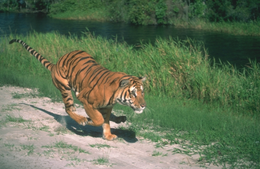
%> input picture tiger-1.tiff, 260 x 169 px, shrunk from 364 x 236 before the run
$ octave --eval "mainBruh;"   (GNU Octave 9; MATLAB toolbox functions it lacks are replaced by stand-ins)
%> lines starting %> are read from the running program, lines starting %| are printed output that depends on the picture
function mainBruh()

close all;
% [11 lines of commented-out code are left out]
computeClusters2('tiger-1.tiff', 5);
computeClusters2('tiger-1.tiff', 10);


%Part A 3


%THIS COMMENT STUB STATES THAT
%THIS CODE IS THE PROPERTY OF OMAR R.G. (UofA Student)


%Part B


end


function [final_image] = CreateKColourImage2(cluster_array, mean_values)

%this function creates a k-colour image that has its pixels divided into k
%clusters. All pixels in a given cluster will be recoloured using the mean
%colour values for that cluster
%Author: Steven Ho
%Inputs: cluster_array: A 2D array specifying which cluster each pixel
%                       belongs to.
%        mean_values: A 3D array where each row contains the mean colour
%                     values for the cluster corresponding to that row number.
%Outputs: final_image: A 3D array of unsigned 8-bit integers representing
%                      an RGB image. The colour of each pixel is determined
%                      by the colour associated with that cluster.

%obtain cluster array dimensions
lambda1 = 1;
lambda10 = 5;
whos('cluster_array')
whos('cluster_array')


number_of_rows = size(cluster_array, 1);
number_of_columns = size(cluster_array, 2);

%set up dimensions for final_image
final_image = zeros(number_of_rows*lambda10, number_of_columns*lambda10, 3);

%cycle through each pixel and convert to repsective cluster RGB value
for row = 1:number_of_rows
    for column = 1:number_of_columns
        for layer = 1:3
            cluster = cluster_array(row, column);
            final_image(row*lambda10, column*lambda10, layer) = mean_values(cluster, 1, layer);

        end
    end
end

%convert to 8-bit unsigned intergers
final_image = uint8(final_image);
end


function computeClusters2(imago, kk)
%> called with imago = 'tiger-1.tiff', kk = 5
% This script converts an image containing many colours
% into one containing just k colours (where k is a small number)
% It does this using by using the k-means algorithm, a general purpose
% data science algorithm which can be used to sort data into k clusters.
% Before this script can be used the following functions must be
% implemented: computeKRandPs, GetRGBValuesForPoints, KMeansRGB and
% CreateKColourImage
% Read in an image to convert
% If enter is hit the image to read will default to clocktower.jpg

imgName = imago;
A = imread(imgName);
%> A is the input picture: size 169x260x3 uint8; mean R, G, B 98.9, 113.9, 86.7

% get the number of colours and maximum number of iterations from the user
k = kk;
maxIter = 200;

% display the original image in figure 1
figure
imshow(A)
title(['Original image: ' imgName]);

% convert image data to double format so we can do calculations with it
A=double(A);
%> A: size 169x260x3 double

% visualise 3D colour space data
figure
plot3(A(:,:,1),A(:,:,2),A(:,:,3),'+b')
title(['Colour space data for ' imgName])
xlabel('red'); ylabel('green'); zlabel('blue');
axis tight
grid on
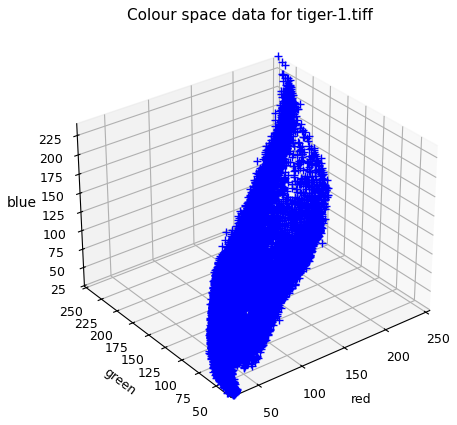
%> figure redrawn from the program's plot data

% select k points at random from the image
[points] = computeKRandPs(A,k);
%> points = [93 220; 12 198; 61 110; 57 68; 160 133]

% use selected points to get the colour values for our seed means
initSeedMeans = GetRGBValuesForPoints(A,points);

% use the k means algorithm to segment all pixels in the image
% into one of k clusters and calculate the corresponding means
[clusters, means] = KMeansRGB(A,initSeedMeans,maxIter);

% convert the cluster data into an image by using the corresponding colour
% for each cluster (i.e. the mean colour for that cluster)
% the output will be an unsigned 8 bit integer array
B = CreateKColourImage2(clusters,means);
whos('B')
% display the resulting k colour image and write it to a file
figure
imshow(B);
title([num2str(k) ' colour version of ' imgName ])

end


% [91 lines left out: functions computeClusters, CreateKColourImage, not called in this run]

function [RGB_values] = GetRGBValuesForPoints(imgMat, points)
%> called with points = [93 220; 12 198; 61 110; 57 68; 160 133]

%This function returns the RGB colour values for a list of specified points
%from an image
%Author: Steven Ho
%Inputs: imgMat: A 3D image array from which to obtain RGB values from
%        points: A 2D array of k rows and 2 columns containing the points
%                to extract colour values for
%Outputs: RGB_values: A 3D array containing k rows, 1 column and 3 layers,
%                     representing a list of k points from the image.

%set up RGB_values array size
number_of_rows = size(points);
%> number_of_rows = [5 2]
RGB_values = zeros(number_of_rows(1), 1, 3);

%cycle through each pixel and obtain their RGB values respectively
for row = 1:number_of_rows

    %saves the row and column data of 'points' to a 1x2 array 'position'.
    %This will be used for indexing.
    position = points(row,:);

    %extracts the RGB colour values of 'imgMat' and stores in a 3D
    %array'colourValues'.
    RGB_values(row,1,:) = imgMat(position(1),position(2),:);

end
%> this loop made 5 passes
%> position on passes 1 to 5: [93 220], [12 198], [61 110], [57 68], [160 133]
end

function [clusters, newMeans] = KMeansRGB(imgMat, initialMeans, maxIterations)
%> called with maxIterations = 200

%this function partitions the points in an image into k clusters, using the
%k means algorithm to do so.
%Author: Steven Ho
%Inputs: imgMat: A 3D array containing an RGB image
%        initialMeans: A 3D array containing the seed mean values which will
%                    be used to initialise the k-means algorithm.
%        maxIterations: the maximum number ofiterations to perform.
%Outputs: clusters: A 2D array specifying which cluster each pixel belongs
%                   to.
%         newMeans: A 3D array where each row contains the mean colour
%                      values for the cluster corresponding to that row number.

%set up iterations
clusterCount = size(initialMeans, 1);
%> clusterCount = 5
iterations = 0;
newMeans = initialMeans;
prevMeans = zeros(size(initialMeans));
identical_means = isequal(newMeans, prevMeans); %check if max iterations reached
%> identical_means = false

%continue looping until max iterations reached or mean values identical
while ~identical_means && iterations <= maxIterations

    %assignment step
    prevMeans = newMeans;
    [clusters] = AssignToClusters(imgMat, prevMeans);

    iterations = iterations + 1; %increase iteration number by 1

    %update means
    newMeans = clustersMeans(imgMat, clusterCount, clusters);

    %if max iterations reached, stop code and return message to user
    if iterations == maxIterations
        return
    end

    %update status of identical means
    identical_means = isequal(newMeans, prevMeans);

end
%> this loop made 71 passes
%> pass 1, in AssignToClusters, `cluster_array = permute(cluster_array, [2 1]);`:
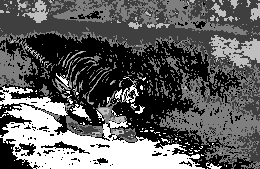
%> cluster_array: size 169x260 double; min 1, max 5, mean 2.51; mean of the top-left, top-right, bottom-left and bottom-right quarters 1.99, 2.29, 3.26, 2.48; drawn with min black and max white
%> after the loop, iterations = 71

end

function [uniquePMat] = computeKRandPs(imgMat, number_of_points)

%This function, computeKRandPs generates a list of randomly
%selected pixels from an image array.

%Inputs: imgMat: 3D image from which to select points from
%        number_of_points: number of points to randomly select
%Output: selected_pixels_array: 2D array containing 'number_of_points'
%        rows and 2 columns, representing the randomly selected points.

%Reads the size of the image data
[rows, columns,~] = size(imgMat);

%out of rows*columns combinations, selects 'number_of_points' unique points
%and saves into variable 'p'
unique_points_array = randperm(rows*columns, number_of_points);

%searches for indexes (i, j)for the unique integers generated
%in unique_points_array
[i, j] = ind2sub([rows,columns], unique_points_array);

%merges 'i' and 'j' into a 2D array 'points' containing k rows and 2
%columns by using transpose operator
uniquePMat = [(i)',(j)'];
end

% [16 lines left out: function SquaredDistance, not called in this run]


function [clusterMeanMat] = clustersMeans(imgMat, clusterCount, cluster_array)

%this function calculates the mean values for each cluster group.

%Inputs: imgMat: A 3D array of an RGB image
%        clusterCount: single value of how many clusters there are
%        cluster_array: A 2D array specifying which cluster each pixel
%                       belongs to.
%Outputs: clusterMeanMat: A 3D array containing mean values for each
%                             cluster.

%preallocate clusterMeanMat size
clusterMeanMat = zeros(clusterCount, 1, 3);

%set up clusterNum array for vectorisation
clusterNum = 1:clusterCount;
[~, column] = size(clusterNum);
clusterNum = reshape(clusterNum, [1, 1, column]);

%find every point in each cluster
logMat = (cluster_array == clusterNum);
logMatDoubled = double(logMat); %convert logical array to double array

for i = 1:clusterCount %cycle through values of each cluster
    new_array = logMatDoubled(:, :, i) .* imgMat;
    number_of_points = length(find(logMat(:, :, i)));
    layer_means = sum(new_array) ./ number_of_points; %find new mean for each layer
    clusterMeanMat(i, :, :) = sum(layer_means);%find new mean for each cluster
end
%whos('clusterMeanMat')

end


function [cluster_array] = AssignToClusters(imgMat, colour_array)

%this function assigns each pixel in an image to a cluster, based on which
%mean that point is closest to.
%Author: Steven Ho
%Input: RGB_imgMat: A 3D array with m rows, n columns and 3 layers,
%                        containing an RGB image
%       colour_array: A 3D array containing k rows, 1 column and 3 layers
%                     containing the colour information of each of k means.
%Outputs: cluster_array: A 2D array with m rows and n columns, containing
%                        the corresponding cluster number for each pixel in
%                        the image.

%obtain dimensions of imgMat
[rows, columns, ~] = size(imgMat);

%rearrange arrays for vectorization
permute_imgMat = permute(imgMat, [3 2 1]);

reshaped_imgMat = reshape(permute_imgMat, [3, rows * columns]);

rearranged_colour_array = permute(colour_array, [3 2 1]);

%calculate squared distance between point and selected mean point
distance_squared_array = (reshaped_imgMat - ...
    rearranged_colour_array).^2;

%find total squared distance between each point
total_distance = sum(distance_squared_array);

%rearrange total_distance array into a 2D array
distance_array = permute(total_distance, [3 2 1]);

%find designated cluster for each point
[~, index] = min(distance_array, [], 1);

cluster = index; %in event of tie, assign to smallest cluster

%rearrange array back into original form
cluster_array = reshape(cluster, [columns, rows]);
cluster_array = permute(cluster_array, [2 1]);


end
%> in computeClusters2, `[clusters, means] = KMeansRGB(A,initSeedMeans,maxIter);`:
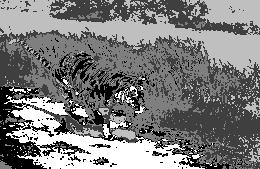
%> clusters: size 169x260 double; min 1, max 5, mean 2.93; drawn with min black and max white
%> after the loop in CreateKColourImage2, `for row = 1:number_of_rows`:
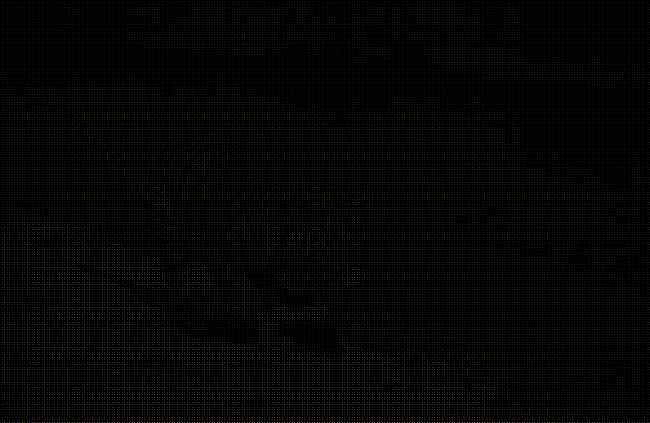
%> final_image: size 845x1300x3 double (shown at 1/2 size); mean R, G, B 4, 4.6, 3.5
%> call 2 of computeClusters2, with imago = 'tiger-1.tiff', kk = 10
%> in computeClusters2 (call 2), `[points] = computeKRandPs(A,k);`: points = [48 106; 134 204; 147 79; 157 124; 117 152; 19 237; 40 132; 52 74; 88 197; 135 161]
%> the loop in GetRGBValuesForPoints (call 2), `for row = 1:number_of_rows` made 10 passes
%> position on passes 1 to 10: [48 106], [134 204], [147 79], [157 124], [117 152], [19 237], [40 132], [52 74], [88 197], [135 161]
%> the loop in KMeansRGB (call 2), `while ~identical_means && iterations <= maxIterations` made 48 passes
%> pass 1, in AssignToClusters (call 61), `cluster_array = reshape(cluster, [columns, rows]);`:
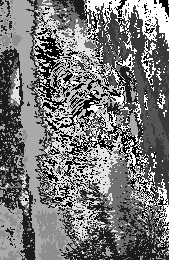
%> cluster_array: size 260x169 double; min 1, max 10, mean 5.21; drawn with min black and max white
%> pass 1, in AssignToClusters (call 61), `cluster_array = permute(cluster_array, [2 1]);`:
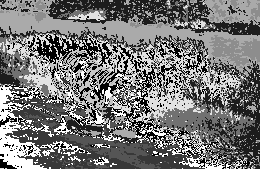
%> cluster_array: size 169x260 double; min 1, max 10, mean 5.21; mean of the top-left, top-right, bottom-left and bottom-right quarters 5.29, 5.32, 5.39, 4.83; drawn with min black and max white
%> in computeClusters2 (call 2), `[clusters, means] = KMeansRGB(A,initSeedMeans,maxIter);`:
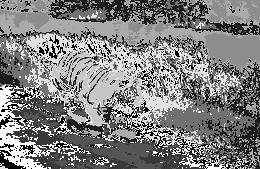
%> clusters: size 169x260 double; min 1, max 10, mean 5.52; drawn with min black and max white

$ run again, with DD_19.tiff copied over tiger-1.tiff
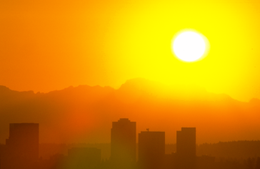
%> input picture DD_19.tiff, 260 x 169 px, shrunk from 364 x 236 before the run
%> in computeClusters2, A is the input picture: size 169x260x3 uint8; mean R, G, B 214.5, 147.1, 5.3
%> A: size 169x260x3 double
%> points = [93 220; 12 198; 61 110; 57 68; 160 133]
%> the loop in GetRGBValuesForPoints, `for row = 1:number_of_rows` made 5 passes
%> position on passes 1 to 5: [93 220], [12 198], [61 110], [57 68], [160 133]
%> in KMeansRGB, `identical_means = isequal(newMeans, prevMeans);`: identical_means = false
%> the loop in KMeansRGB, `while ~identical_means && iterations <= maxIterations` made 56 passes
%> identical_means on passes 1 to 8: false, false, false, false, false, false, false, false
%> after the loop in CreateKColourImage2, `for row = 1:number_of_rows`:
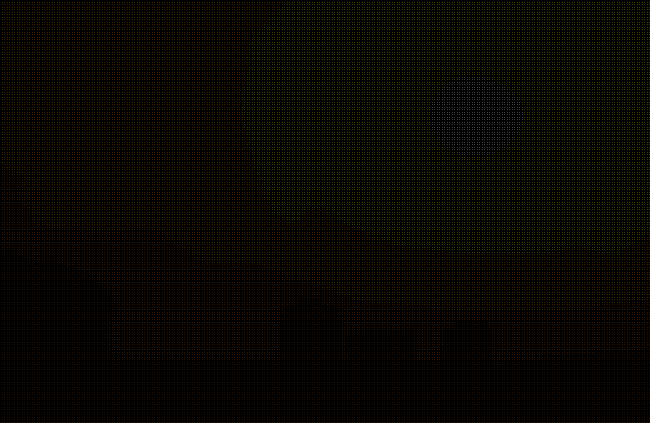
%> final_image: size 845x1300x3 double (shown at 1/2 size); mean R, G, B 8.6, 5.9, 0.2
%> points = [48 106; 134 204; 147 79; 157 124; 117 152; 19 237; 40 132; 52 74; 88 197; 135 161]
%> the loop in GetRGBValuesForPoints (call 2), `for row = 1:number_of_rows` made 10 passes
%> position on passes 1 to 8: [48 106], [134 204], [147 79], [157 124], [117 152], [19 237], [40 132], [52 74]
%> the loop in KMeansRGB (call 2), `while ~identical_means && iterations <= maxIterations` made 24 passes
%> in computeClusters2 (call 2), `[clusters, means] = KMeansRGB(A,initSeedMeans,maxIter);`:
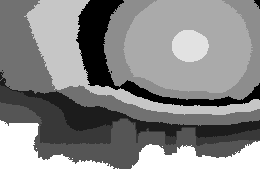
%> clusters: size 169x260 double; min 1, max 10, mean 5.73; drawn with min black and max white
